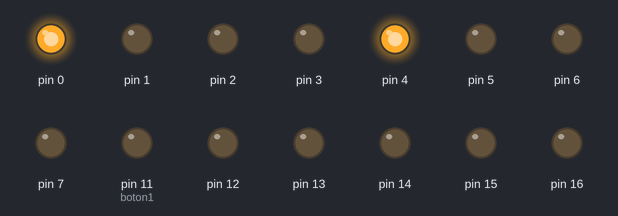
The program below on a simulated Arduino Uno, built with avr-gcc and run on an emulated ATmega328P. On the bench: output pins drawn as LEDs (lit = HIGH).

Above: at 1.0 s.
At 4.0 s:
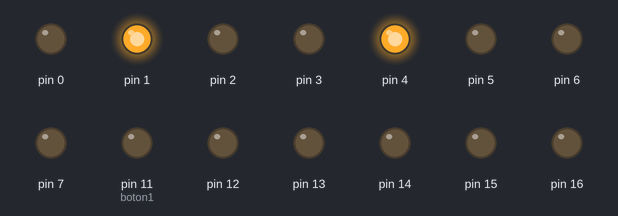
At 6.5 s:
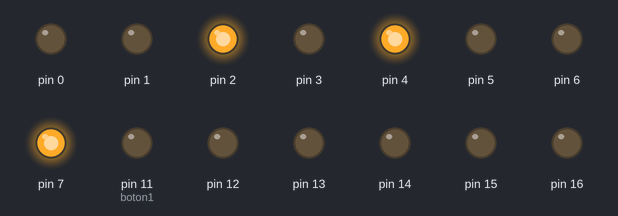
At 9.1 s:
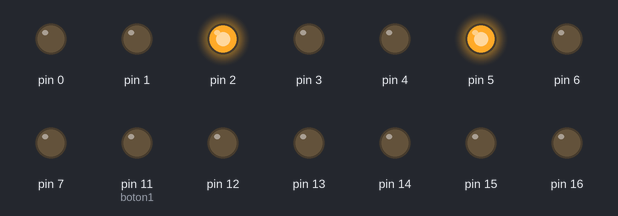
At 13.5 s:
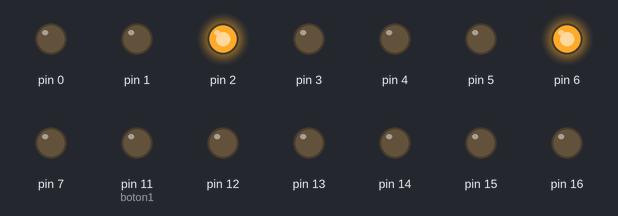
At 18.12 s:
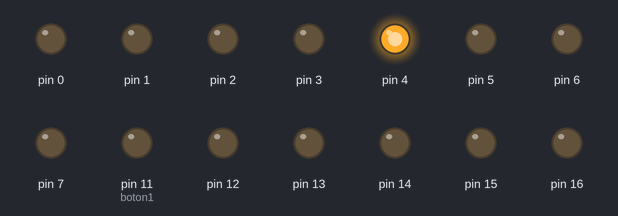
Timing chart, 0 to 18.4 s (numbered marks = the images above):
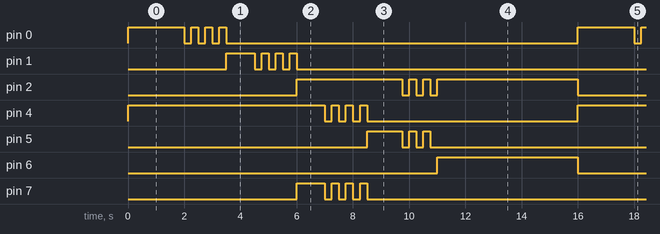

The program:

main.cpp
```cpp
#include <Arduino.h>

bool bandera = 1;
int acontador = 0;
void STATUS1();
void STATUS2();
void STATUS3();
void STATUS4();
void STATUS5();
void STATUS6();
void STATUS7();
const int boton1 = 11;
int val = 0;
int state = 0;
int oldval = 0;
//int boton1 = digitalRead(11);
void setup() {
  // put your setup code here, to run once:
  DDRD = 255;
  DDRB = 56;
  DDRC = 255;
}

void loop() {
  // put your main code here, to run repeatedly:
  val = digitalRead(boton1);
  if ((val == HIGH) && oldval == LOW)
  {
    state=1-state;
    delay(10);
  }
  if (state ==1)

  STATUS1();
  STATUS2();
  STATUS3();
  STATUS4();
  STATUS5();
  STATUS6();
  STATUS7();
  //delay(1000);
}

void STATUS1() {
  PORTD = 0B01001001;
  PORTB = 0B00000100;
  delay(1000);
  PORTD = 0B01001001;
  PORTB = 0B00000100;
  delay(1000);
  //contador++;
  for (int  i = 0; i<6; i++)
  {
    if (bandera)
     {PORTD = 0B01000001;
     PORTB = 0B00000100;
     delay(250);}
      else {PORTD = 0B01001001;
      PORTB = 0B00000100;
      delay(250);}
  bandera = !bandera;
  }
  }
  //contador++;
  void STATUS2(){
    int boton1 = digitalRead(11);
    if (boton1 == HIGH)
    {
      PORTC=255;
    }

  PORTD = 0B00010001;
  PORTB = 0B00000100;
  delay(1000);
  PORTD = 0B00010001;
  PORTB = 0B00000100;
  delay(1000);
  //contador++;
  for (int  i = 0; i<6; i++)
  {
    if (bandera)
     {PORTD = 0B00010000;
     PORTB = 0B00000100;
     delay(250);}
      else {PORTD = 0B00010001;
      PORTB = 0B00000100;
      delay(250);}
  bandera = !bandera;
  }
  }
  void STATUS3(){
PORTD = 0B00010010;
PORTB = 0B00000100;
  delay(1000);
  //contador++;
  for (int  i = 0; i<6; i++)
  {
    if (bandera)
     {PORTD =0B00010000;
     PORTB = 0B00000100;
     delay(250);}
      else {PORTD = 0B00010010;
      PORTB = 0B00000100;
      delay(250);}
  bandera = !bandera;
  }
  }
void STATUS4(){
PORTD = 0B10010100;
PORTB = 0B00000100;
//contador++;
delay(1000);
  for (int  i = 0; i<6; i++)
  {
    if (bandera)
     {PORTD =0B00000100;
     PORTB = 0B00000100;
     delay(250);}
      else {PORTD = 0B10010100;
      PORTB = 0B00000100;
      delay(250);}
  bandera = !bandera;
  }
}
void STATUS5(){
PORTD = 0B00100100;
PORTB = 0B00000100;
delay(1000);
//contador++;
  for (int  i = 0; i<6; i++)
  {
    if (bandera)
     {PORTD =0B00100100;
     PORTB = 0B00000100;
     delay(250);}
      else {PORTD = 0B00000000;
      PORTB = 0B00000000;
      delay(250);}
  bandera = !bandera;
  }
  }
void STATUS6(){
PORTD = 0B01000100;
PORTB = 0B00000001;
delay(1000);
//contador++;
  for (int  i = 0; i<6; i++)
  {
    if (bandera)
     {PORTD = 0B01000100;
      PORTB = 0B00000001;
     delay(250);}
      else {PORTD = 0B01000100;
      PORTB = 0B00000000;
      delay(250);}
  bandera = !bandera;
  }
  }
  void STATUS7(){
  PORTD = 0B01000100;
  PORTB = 0B00000010;
  delay(1000);
  //contador++;
  for (int  i = 0; i<6; i++)
  {
    if (bandera)
     {PORTD = 0B01000100;
      PORTB = 0B00000010;
     delay(250);}
      else {PORTD = 0B01000100;
      PORTB = 0B00000000;
      delay(250);}
  bandera = !bandera;
  }
}
```

Measured:
- by itself, pin 0: repeats every 16.0 s: 3 × (LOW 0.25 s, HIGH 0.25 s), LOW 12.5 s, HIGH 2.0 s
- by itself, pin 1, pin 7: repeats every 16.0 s: 3 × (LOW 0.25 s, HIGH 0.25 s), LOW 13.5 s, HIGH 1.0 s
- by itself, pin 2: LOW → HIGH at 6.0 s, → LOW 3.8 s later, → HIGH 0.25 s later, → LOW 0.25 s later, … (17 changes in this stretch)
- by itself, pin 4: repeats every 16.0 s: 3 × (LOW 0.25 s, HIGH 0.25 s), LOW 7.5 s, HIGH 7.0 s
- by itself, pin 5: LOW → HIGH at 8.5 s, → LOW 1.3 s later, → HIGH 0.25 s later, → LOW 0.25 s later, … (12 changes in this stretch)
- by itself, pin 6: alternates HIGH for 5.0 s and LOW for 11.0 s
